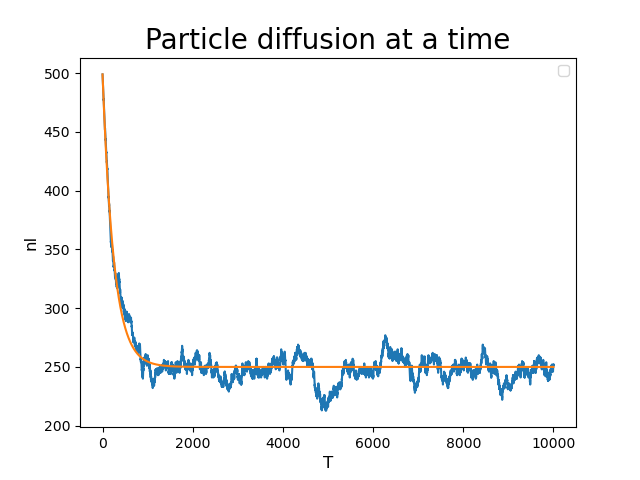

This chart was generated by the following Python code:
import matplotlib.pyplot as plt
import numpy as np
import random
import math
import time

random.seed(time.time()) 
N=500.0
n=N
nl=N
t=[]
nf=[]
nlf=[]
for i in range(0,10000):
    x=random.random()
    y=n/N
    if(x<=y):
        n-=1
    else:
        n+=1
    t.append(i)
    nf.append(n)

    nl+=1-(2*nl)/N
    nlf.append(nl)

with open("rad5.dat", "w") as f:
    a = np.array(t)
    b = np.array(nf)
    c = np.array(nlf)
    d = np.column_stack([a,b,c])
    np.savetxt(f,d)

plt.plot(a,b)
plt.plot(a,c)
plt.xlabel("T" , fontsize = 12)
plt.ylabel("nl", fontsize = 12)
plt.title("Particle diffusion at a time", fontsize = 20)
plt.show()

plt.plot(t,nf)
plt.plot(t,nlf)
plt.xlabel("T" , fontsize = 12)
plt.ylabel("nl", fontsize = 12)
plt.title("Particle diffusion at a time", fontsize = 20)
plt.legend()
plt.savefig("rad5.png")